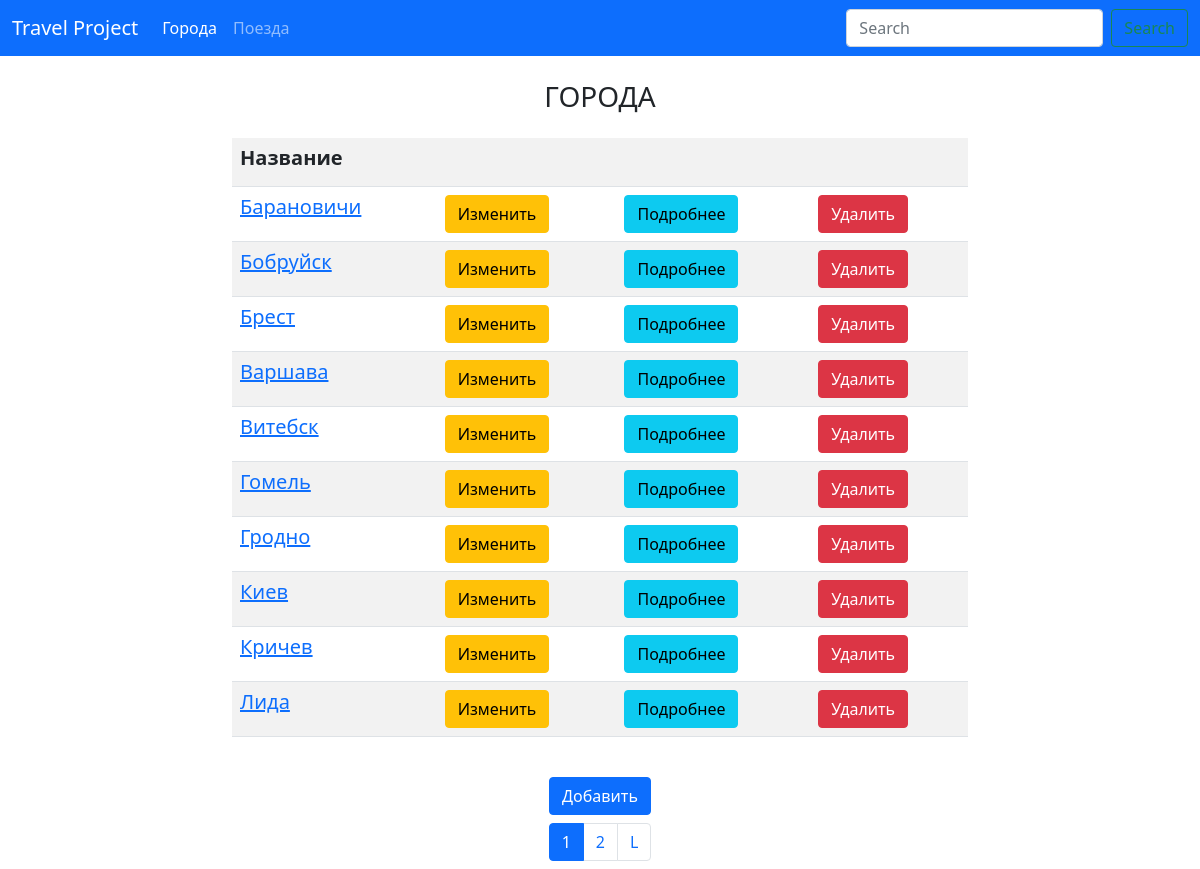
The app's page /cities/, older data.
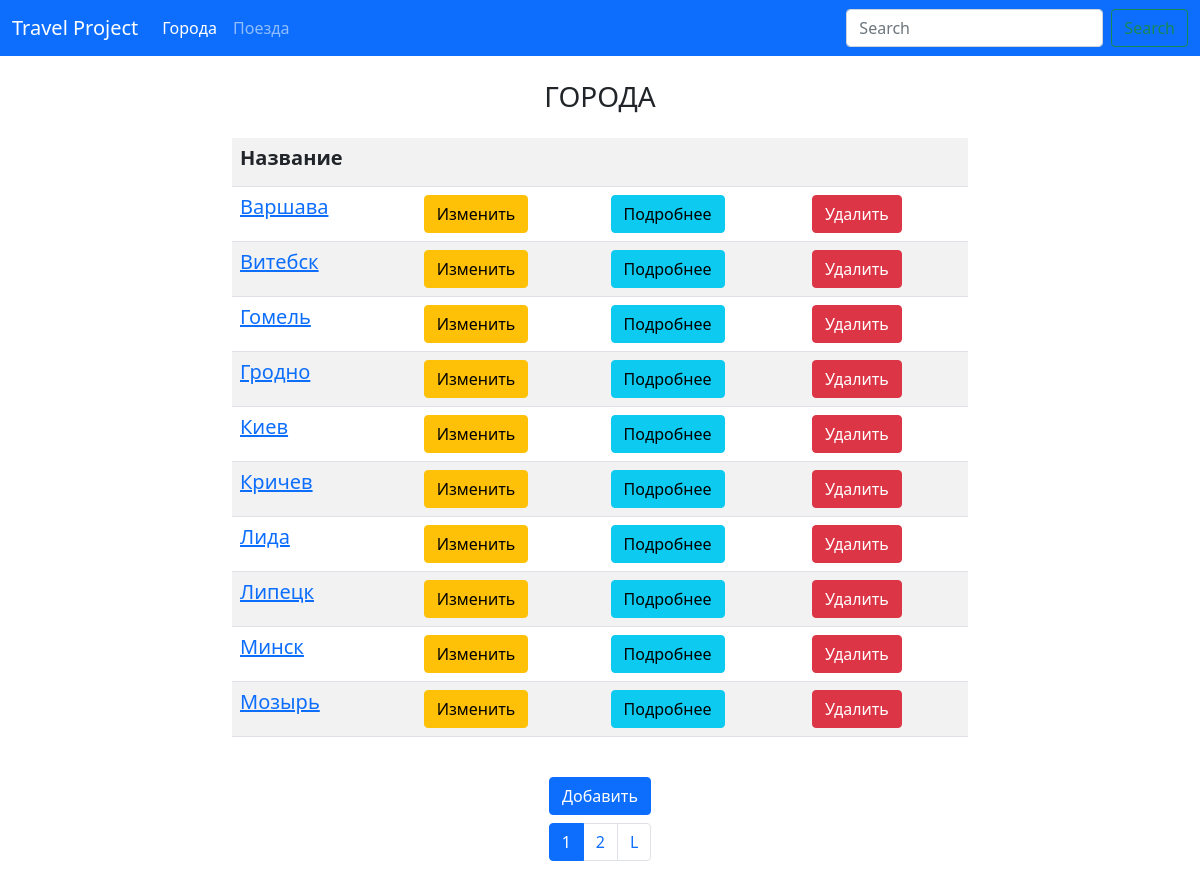
The same page, newer data.
### cities/models.py (models this page shows, shortened)
class City(models.Model):
    name = models.CharField(max_length=40, unique=True, verbose_name='Название города')
    class Meta:
        verbose_name = 'Город'
        verbose_name_plural = 'Города'
        ordering = ['name',]

### cities/views.py (the view)
# urls.py: path('', views.CityListView.as_view(), name='home'),
class CityListView(ListView):
    paginate_by = 10
    model = City
    template_name = 'cities/home.html'

### cities/templates/cities/home.html (shortened to what this page needs)
{% extends 'base.html' %}
{% block bodydata %}
    <h3 class="my-4 text-center">ГОРОДА</h3>
    <div class="row my-4">
        <div class="col-md ">
            <table class="table table-striped">
                <tr>
                    <td><h5><strong>Название</strong></h5></td>
                    <td></td>
                    <td></td>
                    <td></td>
                </tr>
                {% for item in page_obj %}
                    <tr>
                        <td>
                            <a href="{% url 'cities:detail' pk=item.pk %}">
                                <h5>{{ item.name }}</h5>
                            </a>
                        </td>
                        <td>
                            <a href="{% url 'cities:update' pk=item.pk %}">
                                <button type="button" class="btn btn-warning">
                                    Изменить
                                </button>
                            </a>
                        </td>
                        <td>
                            <a href="https://google.com/search?q={{ item.name }}">
                                <button type="button" class="btn btn-info">
                                    Подробнее
                                </button>
                            </a>
                        </td>
                        <td>
                            <a href="{% url 'cities:delete' pk=item.pk %}">
                                <button type="button" class="btn btn-danger">
                                    Удалить
                                </button>
                            </a>
                        </td>
                    </tr>
                {% endfor %}
            </table>
        </div>
    </div>
    <div class="text-center">
        <a href="{% url 'cities:add' %}">
            <button type="button" class="btn btn-primary my-0">
                Добавить
            </button>
        </a>
    </div>
    <div class="pagination justify-content-center my-2">
        <li class="page-item active" aria-current="page">
            <a class="page-link" href="">{{ page_obj.number }}</a>
        </li>
        {% if page_obj.has_next %}
            <li class="page-item">
                <a class="page-link" href="?page={{ page_obj.next_page_number }}">{{ page_obj.next_page_number }}</a>
            </li>
            <li class="page-item">
                <a class="page-link" href="?page={{ page_obj.paginator.num_pages }}">L</a>
            </li>
        {% endif %}
    </div>
{% endblock %}

Row changes from the older to the newer data that the page shows:
removed City: name "Барановичи"
removed City: name "Бобруйск"
removed City: name "Брест"
now on this page (row unchanged): City: name "Липецк"
now on this page (row unchanged): City: name "Минск"
now on this page (row unchanged): City: name "Мозырь"
